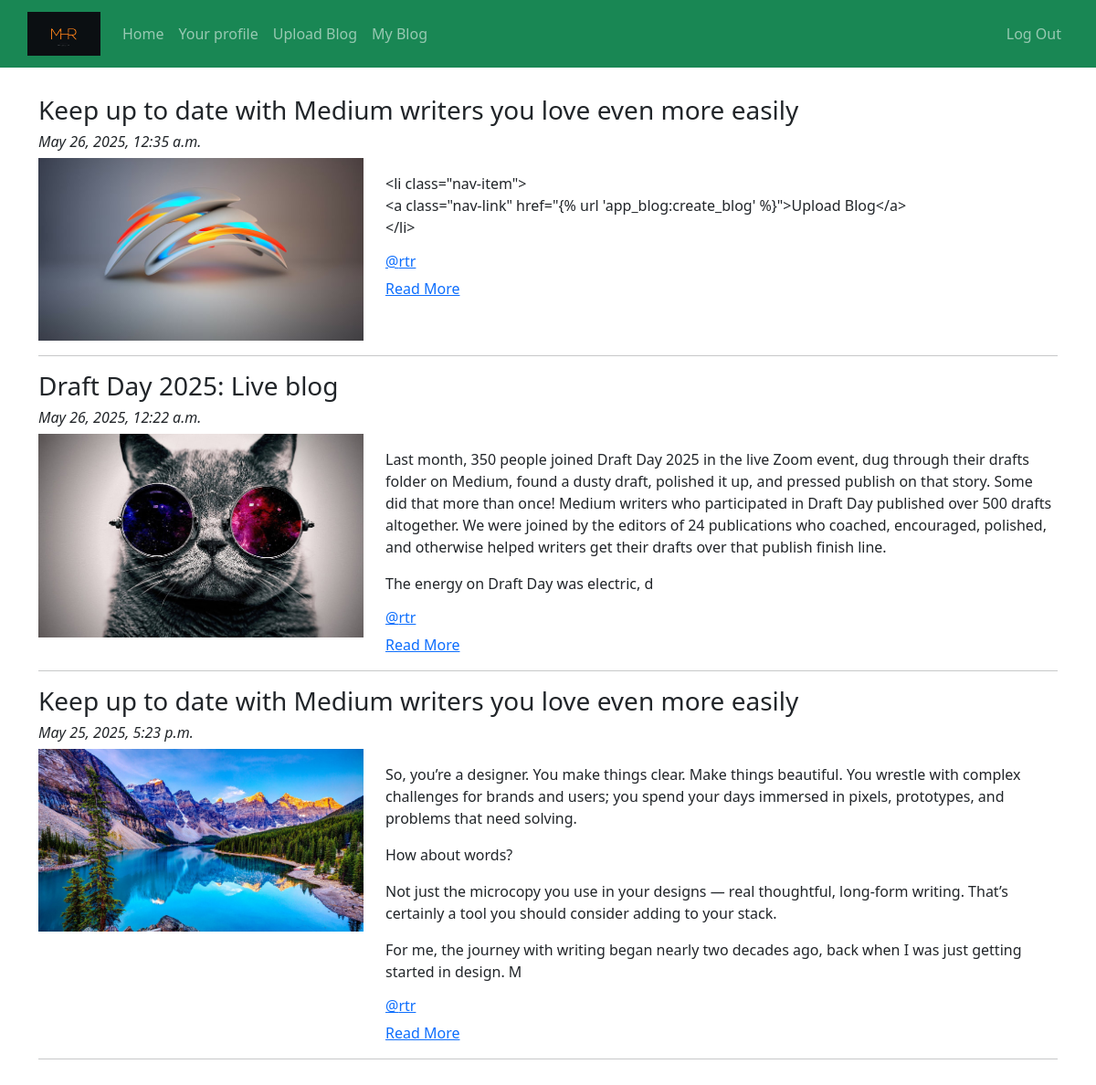
The app's page /blog/ (signed in), older data.
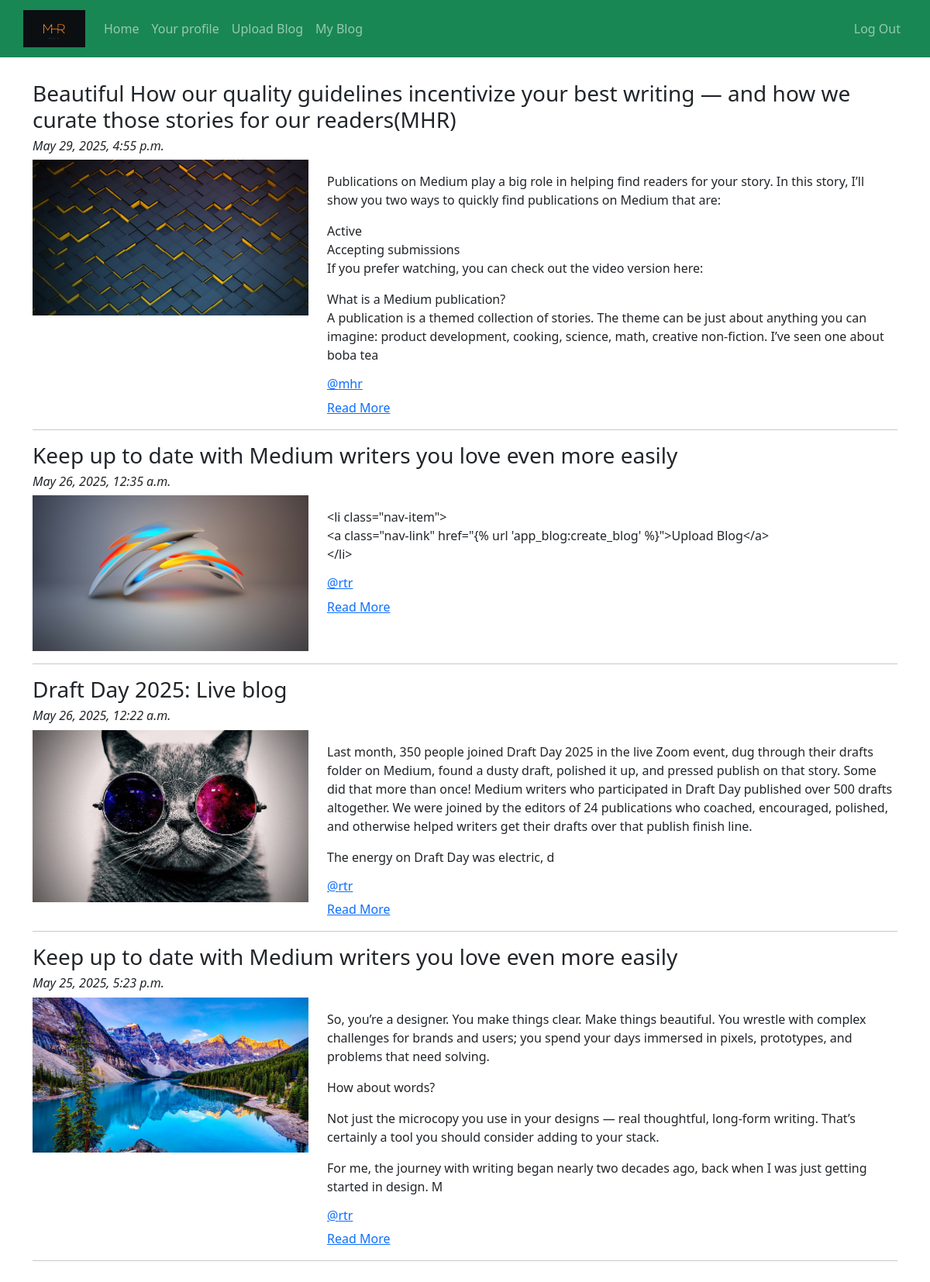
The same page, newer data.
### app_blog/models.py (models this page shows, shortened)
class Blog(models.Model):
    author = models.ForeignKey(User, related_name='post_author', on_delete=models.CASCADE)
    blog_title = models.CharField(max_length=150, verbose_name="put a title")
    slug = models.SlugField(max_length=254, unique=True)
    blog_content = models.TextField(verbose_name="what is your mind?")
    blog_image = models.ImageField(upload_to='blog_image', verbose_name="image")
    publish_date = models.DateTimeField(auto_now_add=True)
    update_date = models.DateTimeField(auto_now=True)
    class Meta:
        ordering = ('-publish_date',)

### app_blog/views.py (the view)
# urls.py: path('', views.Blog_list.as_view(), name="blog_list"),
class Blog_list(LoginRequiredMixin, ListView):
    context_object_name = 'blogs'
    model = Blog
    template_name = "blog_list.html"

### app_blog/templatetags/custom_filters.py (called while the page is built)
def range_filter(value):
    return value[0:500]

### app_blog/templates/blog_list.html (shortened to what this page needs)
{% extends 'base.html' %}
{% load custom_filters %}
{% block content %}
    {% for blog in blogs %}
    <h3>{{blog.blog_title}}</h3>
    <h6><i>{{blog.publish_date}}</i></h6>
    <div class="row">
        <div class="col-sm-4">
            <img src="/media/{{blog.blog_image}}" alt="{{blog.blog_title}}" title="{{blog.blog_title}}" width="100%">
        </div>
        <div class="col-sm-8">
            <p>{{blog.blog_content|range_filter|linebreaks}}</p>
            <h6><a href="">@{{blog.author}}</a></h6>
            <a href="{% url 'app_blog:blog_details' slug=blog.slug %}">Read More</a>
        </div>
    </div>
    <hr>
    {% endfor %}
{% endblock %}

Row changes from the older to the newer data that the page shows:
added Blog: blog_title "Beautiful How our quality guidelines incentivize your best writing — and how we curate those stories for our readers(MHR)", publish_date "May 29, 2025, 4:55 p.m.", blog_image (picture), blog_content|range_filter "Publications on Medium play a big role in helping find readers for your story. In this story, I’ll show you two ways to quickly find publications on Medium that are: Active Accepting submissions If you prefer watching, you can check out the video version here: What is a Medium publication? A publication is a themed collection of stories. The theme can be just about anything you can imagine: product development, cooking, science, math, creative non-fiction. I’ve seen one about boba tea", author "mhr"
